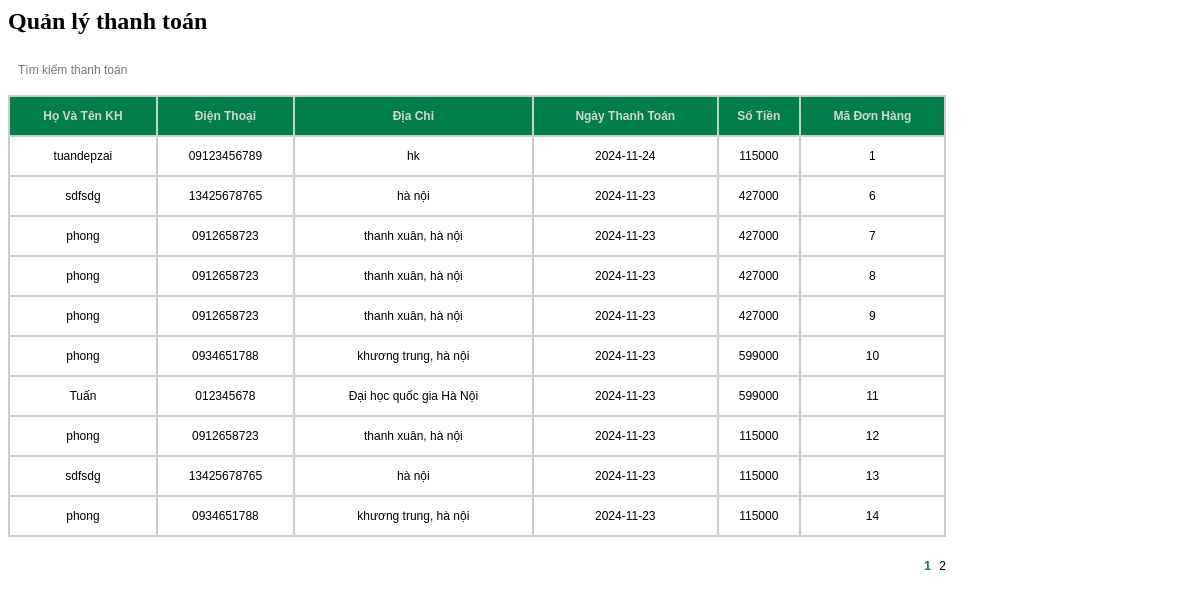
/admin/payment/payment.php, run on the app's committed database.
### tables this page shows
CREATE TABLE `payments` (
  `customerNumber` int NOT NULL,
  `paymentDate` date NOT NULL,
  `amount` int NOT NULL,
  `orderNumber` int NOT NULL,
  KEY `fk_pm_ctm_idx` (`customerNumber`),
  KEY `fk_pm_o_idx` (`orderNumber`),
  CONSTRAINT `fk_pm_ctm` FOREIGN KEY (`customerNumber`) REFERENCES `customers` (`customerNumber`) ON DELETE RESTRICT ON UPDATE CASCADE,
  CONSTRAINT `fk_pm_o` FOREIGN KEY (`orderNumber`) REFERENCES `orders` (`orderNumber`) ON DELETE RESTRICT ON UPDATE CASCADE
);

CREATE TABLE `customers` (
  `customerNumber` int NOT NULL AUTO_INCREMENT,
  `customerName` varchar(255) NOT NULL,
  `phone` varchar(255) NOT NULL,
  `email` varchar(255) NOT NULL,
  `address` varchar(225) NOT NULL,
  PRIMARY KEY (`customerNumber`)
);

### admin/payment/payment.php (the view, shortened to what this page needs)
<?php
    $dbHost = 'localhost';
    $dbUsername = 'TFT';
    $dbPassword = 'Fongngu123';
    $dbName = 'web_csdl';
    $conn = mysqli_connect($dbHost, $dbUsername, $dbPassword, $dbName);
    $page = isset($_GET['page']) ? $_GET['page'] : 1;
    $rowsPerPage = 10;
    $perRow = ($page - 1) * $rowsPerPage;
    $sql = "SELECT payments.paymentDate, payments.amount, payments.orderNumber,
                   customers.customerName, customers.phone, customers.address
            FROM payments
            JOIN customers ON payments.customerNumber = customers.customerNumber
            LIMIT $perRow, $rowsPerPage";
    $result1 = $conn->query($sql);
    $query = "SELECT COUNT(*) AS totalRows FROM payments";
    $result2 = $conn->query($query);
    $totalRows = $result2->fetch_assoc()['totalRows'];
    $totalPage = ceil($totalRows / $rowsPerPage);
?>
<link rel="stylesheet" type="text/css" href="css/payment.css" />
<h2>Quản lý thanh toán</h2>
<div id="main">
    <div id="search-bar">
        <form method="get" name="sform" action="mainAdmin.php">
            <input type="text" name="stext" placeholder="Tìm kiếm thanh toán">
        </form>
    </div>
    <table id="payments" cellpadding="0" cellspacing="0" width="100%">
        <tr id="payment-bar">
            <td>Họ và tên KH</td>
            <td>Điện thoại</td>
            <td>Địa chỉ</td>
            <td>Ngày thanh toán</td>
            <td>Số tiền</td>
            <td>Mã đơn hàng</td>
        </tr>
        <?php
        if ($result1->num_rows > 0) {
            while ($row = $result1->fetch_assoc()) {
        ?>
        <tr>
            <td><?php echo $row['customerName']; ?></td>
            <td><?php echo $row['phone']; ?></td>
            <td><?php echo $row['address']; ?></td>
            <td><?php echo $row['paymentDate']; ?></td>
            <td><?php echo $row['amount']; ?></td>
            <td><?php echo $row['orderNumber']; ?></td>
        </tr>
        <?php
            }
        }
        ?>
    </table>
    <p id="pagination">
        <?php
        for ($i = 1; $i <= $totalPage; $i++) {
            if ($i == $page) {
                echo "<span>$i</span> ";
            } else {
                echo '<a href="' . $_SERVER['PHP_SELF'] . '?page_layout=payment&page=' . $i . '">' . $i . '</a> ';
            }
        }
        ?>
    </p>
</div>

### admin/css/payment.css (style rules this page uses)
#search-bar { width: 300px; height: 40px; float: left; }
#search-bar input { float: left; border: none; }
#search-bar input[type="text"] { width: 200px; height: 30px; line-height: 30px; font-family: Verdana, Geneva, sans-serif; font-size: 12px; color: #666; padding-left: 10px; }
#main table#payments { width: 938px; border-top: 2px solid #CCC; border-right: 2px solid #CCC; }
#main table#payments tr td { border-left: 2px solid #CCC; border-bottom: 2px solid #CCC; text-align: center; font-family: Verdana, Geneva, sans-serif; font-size: 12px; height: 40px; }
#payment-bar { width: 100%; height: 30px; line-height: 30px; background: #007f49; color: #d4d4d4; }
#payment-bar td { font-family: Verdana, Geneva, sans-serif; font-size: 12px; font-weight: bold; text-transform: capitalize; text-align: center; }
p#pagination { width: 938px; text-align: right; font-family: Verdana, Geneva, sans-serif; font-size: 12px; word-spacing: 5px; padding-top: 10px; }
p#pagination span { font-weight: bold; color: #007f49; }
p#pagination a { color: #000; text-decoration: none; }

### data on the page
payments: customerNumber.customerName "tuandepzai", customerNumber.phone "09123456789", customerNumber.address "hk", paymentDate "2024-11-24", amount "115000", orderNumber "1"
payments: customerNumber.customerName "sdfsdg", customerNumber.phone "13425678765", customerNumber.address "hà nội", paymentDate "2024-11-23", amount "427000", orderNumber "6"
payments: customerNumber.customerName "phong", customerNumber.phone "0912658723", customerNumber.address "thanh xuân, hà nội", paymentDate "2024-11-23", amount "427000", orderNumber "7"
payments: customerNumber.customerName "phong", customerNumber.phone "0912658723", customerNumber.address "thanh xuân, hà nội", paymentDate "2024-11-23", amount "427000", orderNumber "8"
payments: customerNumber.customerName "phong", customerNumber.phone "0912658723", customerNumber.address "thanh xuân, hà nội", paymentDate "2024-11-23", amount "427000", orderNumber "9"
payments: customerNumber.customerName "phong", customerNumber.phone "0934651788", customerNumber.address "khương trung, hà nội", paymentDate "2024-11-23", amount "599000", orderNumber "10"
payments: customerNumber.customerName "Tuấn", customerNumber.phone "012345678", customerNumber.address "Đại học quốc gia Hà Nội", paymentDate "2024-11-23", amount "599000", orderNumber "11"
payments: customerNumber.customerName "phong", customerNumber.phone "0912658723", customerNumber.address "thanh xuân, hà nội", paymentDate "2024-11-23", amount "115000", orderNumber "12"
payments: customerNumber.customerName "sdfsdg", customerNumber.phone "13425678765", customerNumber.address "hà nội", paymentDate "2024-11-23", amount "115000", orderNumber "13"
payments: customerNumber.customerName "phong", customerNumber.phone "0934651788", customerNumber.address "khương trung, hà nội", paymentDate "2024-11-23", amount "115000", orderNumber "14"
